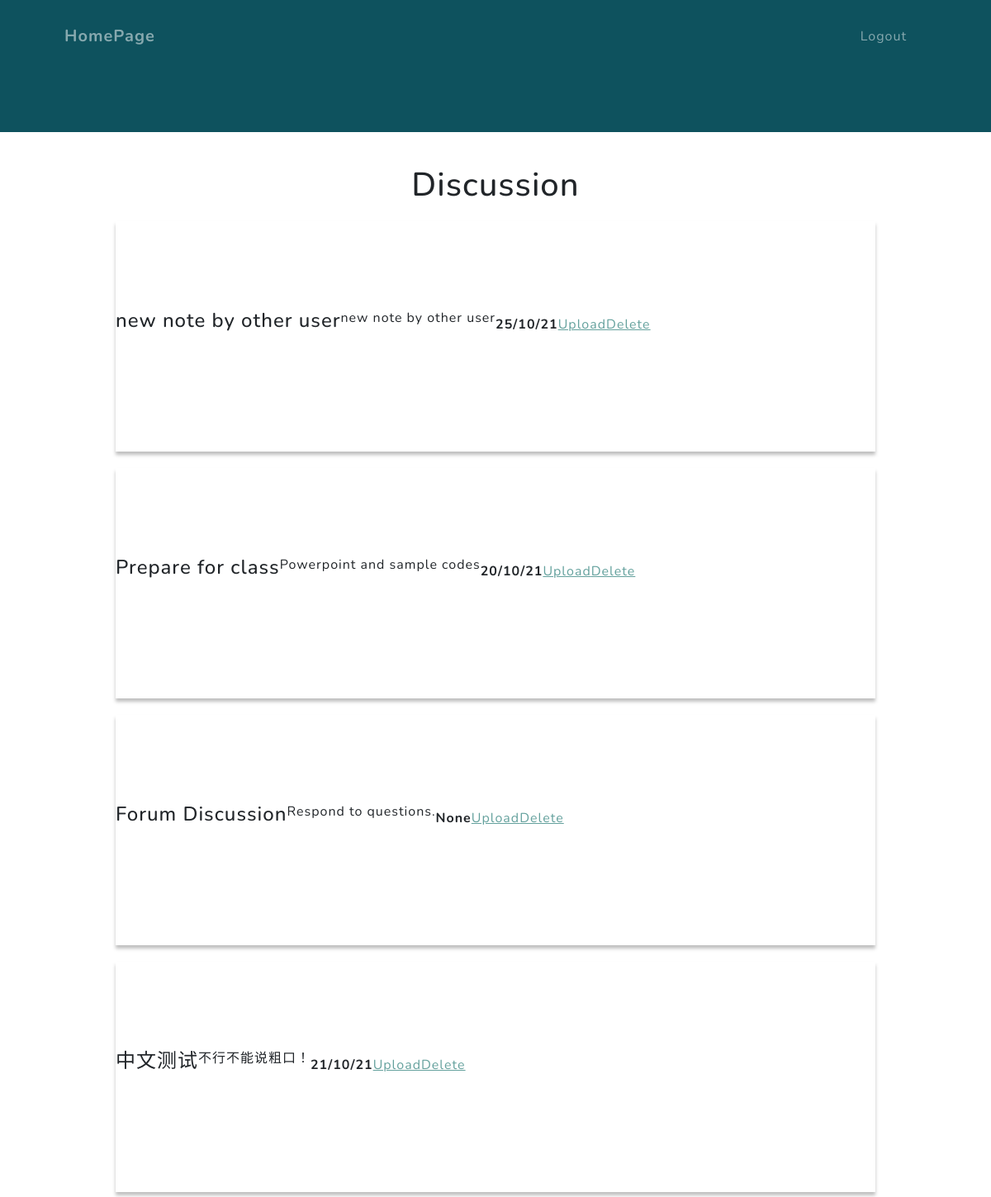
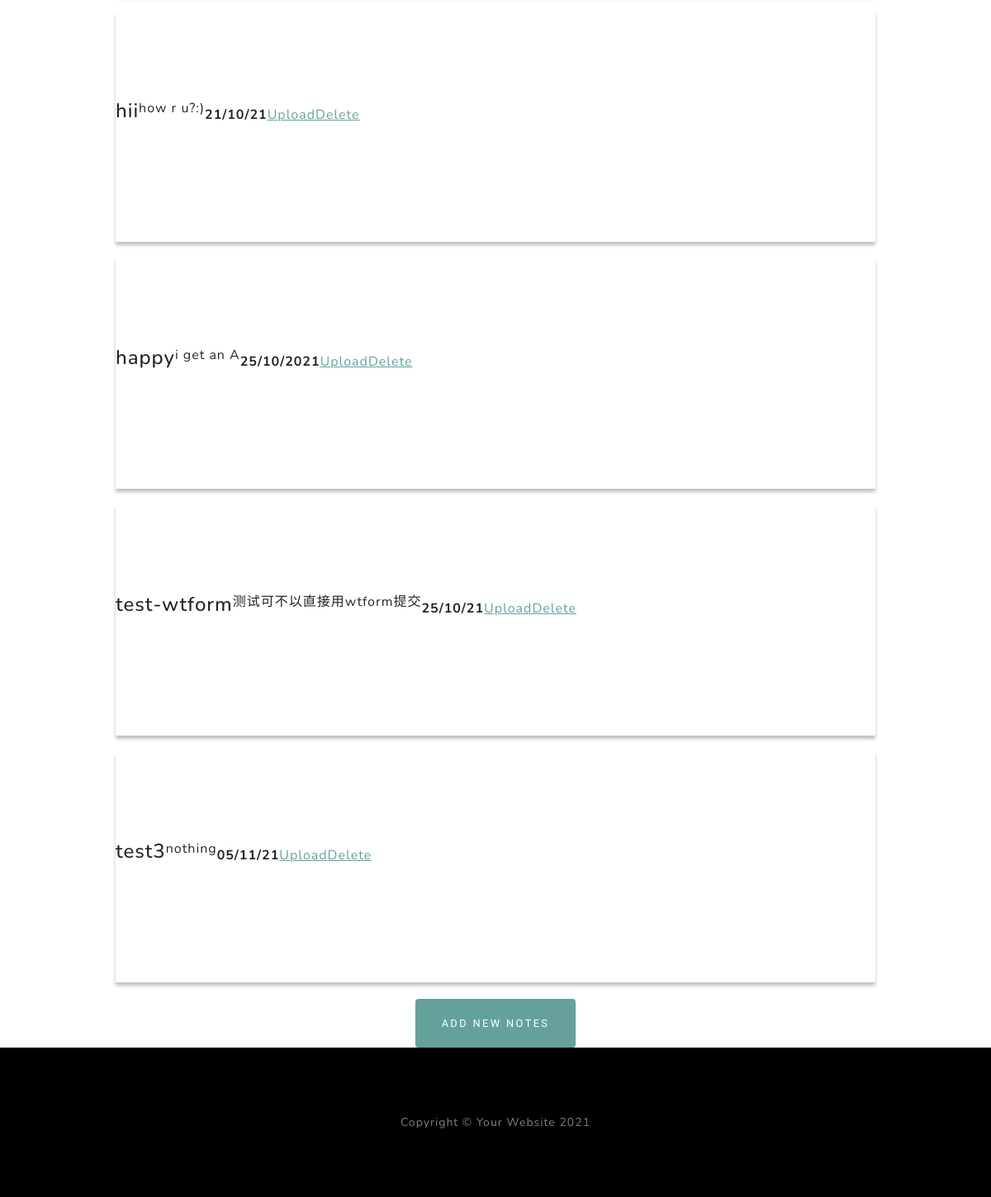
Page /discussion on the committed database (2 pictures, top to bottom).
### app.py (models this page shows)
class Note(db.Model):#笔记类
    id = db.Column(db.Integer, primary_key=True)
    title = db.Column(db.String(25))
    note_body = db.Column(db.Text)
    note_writer = db.Column(db.Integer, db.ForeignKey('user.id'), nullable=False)
    exp_date = db.Column(db.String)

### app.py (the view)
@app.route('/discussion', methods=['GET','POST'])
def discussion():
    notes = Note.query.all()
    return render_template('discussion.html', notes=notes, title='Discussion')

### templates/discussion.html (shortened to what this page needs)
{% extends "base.html" %}
{% block nav %}
  <nav class="navbar navbar-expand-lg navbar-light fixed-top" id="mainNav">
    <div class="container px-4 px-lg-5">
        <a class="navbar-brand" href="{{url_for('index')}}">HomePage</a>
        <div class="collapse navbar-collapse" id="navbarResponsive">
            <ul class="navbar-nav ms-auto">
                <li class="nav-item"><a class="nav-link" href="{{url_for('logout')}}">Logout</a></li>
            </ul>
        </div>
    </div>
  </nav>
{% endblock %}
{% block content %}
    <h1>{{title}}</h1>
    <center>
        {% if notes|length < 1 %}
            <h4 id="reminder">尚未创建表格，请点击下方按钮创建</h4>
        {% else %}
          {% for note in notes %}
            <div class="comment">
              <h4>{{note.title}}</h4>
              <br>
              <p>{{note.note_body}}</p>
              <br>
              <b>{{note.exp_date}}</b>
              <br>
              <a href="{{url_for('upload_note', note_id=note.id)}}">Upload</a>
              <a href="{{url_for('delete_note', note_id=note.id)}}">Delete</a>
            </div>
          {% endfor %}
        {% endif %}
        <div class="text-center">
            <a class="btn btn-primary" id="add_note" href="{{url_for('new_note')}}">Add New Notes</a>
        </div>
    </center>
{% endblock %}

### templates/discussion.html (style rules this page uses)
h1 { margin-top: 40px; text-align: center; }
.comment { display: flex; flex-direction: row; align-items: center; padding: 15px 21px 45px 0px; position: static; width: 920px; height: 279px; left: 0px; top: 505px; background: #FFFFFF; box-shadow: 0px 4px 4px rgba(0, 0, 0, 0.25); flex: none; order: 3; flex-grow: 0; margin: 20px 0px; }

### rows in the picture
Note: title "new note by other user", note_body "new note by other user", exp_date "25/10/21"
Note: title "Prepare for class", note_body "Powerpoint and sample codes", exp_date "20/10/21"
Note: title "Forum Discussion", note_body "Respond to questions.", exp_date "None"
Note: title "中文测试", note_body "不行不能说粗口！", exp_date "21/10/21"
Note: title "hii", note_body "how r u?:)", exp_date "21/10/21"
Note: title "happy", note_body "i get an A", exp_date "25/10/2021"
Note: title "test-wtform", note_body "测试可不以直接用wtform提交", exp_date "25/10/21"
Note: title "test3", note_body "nothing", exp_date "05/11/21"

### other values in the picture
{{ title }} "Discussion"
